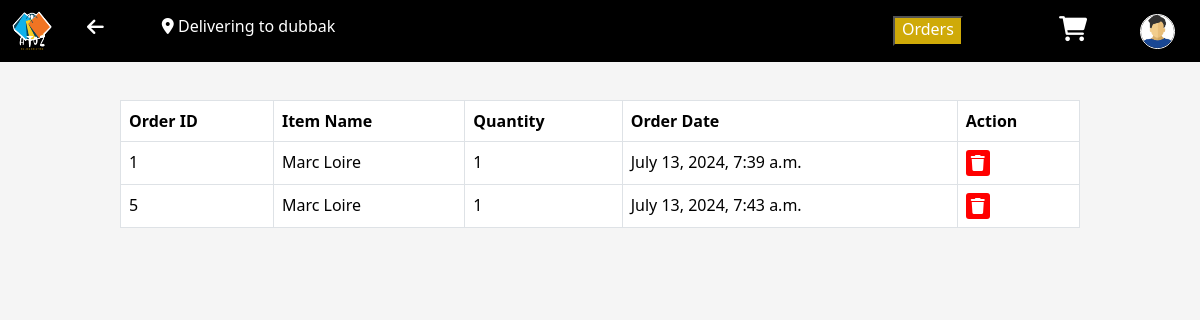
The app's page /user_orders/2/ with its own data.
### allinone/models.py (models this page shows)
class User(models.Model):
    name = models.CharField(max_length=60)
    email = models.EmailField(unique=True)
    gender = models.CharField(max_length=6)
    phoneNumber = models.BigIntegerField()
    address = models.CharField(max_length=120)
    username = models.CharField(max_length=30,unique=True)
    password = models.CharField(max_length=100)
    image = models.ImageField(upload_to='images/',default='images/p1.png')

class Order(models.Model):
    item = models.ForeignKey(Item, on_delete=models.CASCADE)
    user = models.ForeignKey(User, on_delete=models.CASCADE)
    quantity = models.PositiveIntegerField()
    order_date = models.DateTimeField(auto_now_add=True)

class Item(models.Model):
    name = models.CharField(max_length=255)
    description = models.CharField(max_length=120)
    photo = models.ImageField(upload_to='images/')
    cost = models.DecimalField(max_digits=10, decimal_places=2)
    category = models.ForeignKey(AdminCategory, on_delete=models.CASCADE)
    seller = models.ForeignKey(Seller, on_delete=models.CASCADE)

### allinone/views.py (the view)
# urls.py: path('user_orders/<int:id>/',views.user_orders, name='user_orders'),
def user_orders(request,id):
    context = {}
    user =  User.objects.get(id=id)
    orders = Order.objects.filter(user=user)
    context['user'] = user
    context['orders'] = orders
    return render(request, 'UserOrders.html', context)

### allinone/templates/UserOrders.html (shortened to what this page needs)
<!DOCTYPE html>
<html lang="en">
<head>
    <link href="https://cdn.jsdelivr.net/npm/bootstrap@5.3.2/dist/css/bootstrap.min.css" rel="stylesheet"
>
    <link rel="stylesheet" href="https://cdnjs.cloudflare.com/ajax/libs/font-awesome/6.0.0/css/all.min.css">
</head>
<body>
    <nav class="navbar navbar-expand-lg d-flex flex-row bg-black fixed-top">
        <div class="container-fluid justify-content-start">
            {% load static %}
            <img src="{% static 'images/atoz.png' %}" class="wpic" alt="Logo">
            <a class="arrow" id="logbtn" href="#" onclick="back()"><i class="fa-solid fa-arrow-left"></i></a>
            <p class="mx-5 address"><i class="fa-solid fa-location-dot"></i><span class="address"> Delivering to <span>{{user.address}}</span></span></p>
        </div>
        <div class="mx-5">
            <button class="orders"><a class="nav-link active" id="logbtn" href="#" onclick="orders()">Orders</a></button>
        </div>
        <div class="mx-5">
            <a class="nav-link active" id="logbtn" href="#" onclick="cartbtn()"><i class="fa-solid fa-cart-shopping"></i></a>
        </div>
        <ul class="navbar-nav collapse navbar-collapse" id="navbarText">
            <li class="nav-item m-1 position-relative">
                <button class="btn p-0" type="button" id="profile" data-bs-toggle="dropdown" aria-expanded="false">
                    <img id="userImage" src="{{ user.image.url }}" alt="User Image">
                </button>
            </li>
        </ul>
    </nav>
    <table class="table table-bordered">
        <thead>
            <tr>
                <th>Order ID</th>
                <th>Item Name</th>
                <th>Quantity</th>
                <th>Order Date</th>
                <th>Action</th>
            </tr>
        </thead>
        <tbody>
            {% for order in orders %}
                <tr>
                    <td>{{ order.id }}</td>
                    <td>{{ order.item.name }}</td>
                    <td>{{ order.quantity }}</td>
                    <td>{{ order.order_date }}</td>
                    <td>
                        <a href="/delete_orders/{{order.id}}" onclick="deletebtn()">
                            <i class="fa fa-trash"></i>
                        </a>
                    </td>
                </tr>
            {% empty %}
                <tr>
                    <td colspan="4">No orders found.</td>
                </tr>
            {% endfor %}
        </tbody>
    </table>
</body>
</html>

### allinone/templates/UserOrders.html (style rules this page uses)
body { overflow-x: hidden !important; background-color: whitesmoke; }
.wpic { width: 40px; height: 40px; }
#logbtn { margin-top: -8px; color: white; }
.table { width: 80%; margin-left: 10%; }
.fa { background-color: red; padding: 5px; color: white; border-radius: 3px; }
#userImage { width: 35px; height: 35px; margin-top: 0px; margin-right: 20px; border-radius: 50%; border: 1px solid white; }
.fa-solid.fa-cart-shopping { font-size: 25px; margin-top: 5px; }
.orders { height: 30px; width: 70px; padding-top: 5px; background-color: #cfaa08; }
.address { color: white; margin-top: 6px; }
table { margin-top: 100px; }
.arrow { font-size: larger; color: white; margin-left: 35px; margin-right: 10px; margin-top: -5px; }

### records on screen
User: address "dubbak", image (picture)
Order: id "1", item.name "Marc Loire", quantity "1", order_date "July 13, 2024, 7:39 a.m."
Order: id "5", item.name "Marc Loire", quantity "1", order_date "July 13, 2024, 7:43 a.m."
